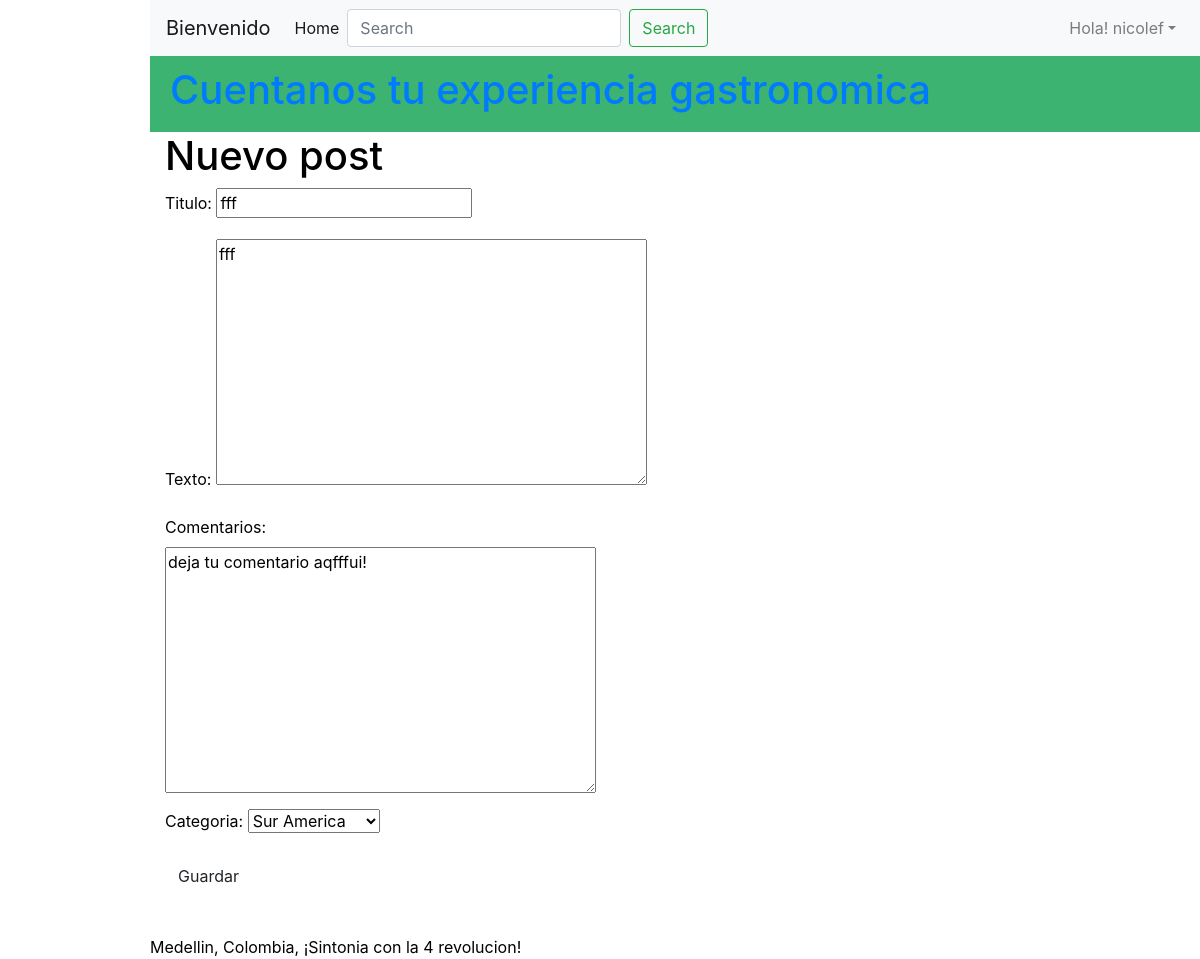
The app's page /blog/post/5/edit/ (signed in) with its own data.
### restaurante/models.py (models this page shows, shortened)
class PostRestaurant(models.Model):
    autor = models.ForeignKey(User, related_name='blog_restaurante', on_delete=models.PROTECT)
    titulo = models.CharField(max_length=200)
    texto = models.TextField()
    fecha_creacion = models.DateTimeField(
            default=timezone.now)
    fecha_publicado = models.DateTimeField(
            blank=True, null=True)
    categoria = models.CharField(max_length=50, choices=TIPO_OPCIONES, default=SUR_AMERICA)
    tags = models.CharField(max_length=100, null=True, blank=True)
    comentarios = models.TextField(max_length=500, default='deja tu comentario aqui!')
    likes = models.ManyToManyField(User, related_name='likes', blank=True)

### restaurante/views.py (the view)
# urls.py: path('post/<int:pk>/edit/', views.post_edit, name='post_edit'),
@login_required()
def post_edit(request, pk):
    user = request.user
    post = get_object_or_404(PostRestaurant, pk=pk)
    if user == post.autor:
        if request.method == "POST":
            form = RestauranteForm(request.POST, instance=post)
            if form.is_valid():
                post = form.save(commit=False)
                post.autor = request.user
                post.fecha_publicado = timezone.now()
                post.save()
                return redirect('restaurante:post_detail', pk=post.pk)
        else:
            form = RestauranteForm(instance=post)
        return render(request, 'restaurante/post_edit.html', {'form': form})
    else:
        return redirect('restaurante:post_restaurant')

### restaurante/forms.py
class RestauranteForm(forms.ModelForm):
    class Meta:
        model = PostRestaurant
        fields = ('titulo', 'texto','comentarios','categoria')

### restaurante/templates/restaurante/post_edit.html
{% extends 'restaurante/base.html' %}
{% block content %}
    <h1>Nuevo post</h1>
    <form method="POST" class="post-form">{% csrf_token %}
        {{ form.as_p }}
        <button type="submit" class="btn btn-oulined-success">Guardar</button>
    </form>
{% endblock %}

### restaurante/templates/restaurante/navbar.html (shortened to what this page needs)
 <nav class="navbar navbar-expand-lg navbar-light bg-light">
  <a class="navbar-brand" href="#">Bienvenido</a>
    <div class="collapse navbar-collapse" id="navbarSupportedContent">
      <ul class="navbar-nav mr-auto">
        <li class="nav-item active">
          <a class="nav-link" href="{% url 'restaurante:post_restaurant' %}">Home <span class="sr-only">(current)</span></a>
        </li>
        <form class="form-inline my-2 my-lg-0">
            <input class="form-control mr-sm-2" type="search" placeholder="Search" aria-label="Search">
            <button class="btn btn-outline-success my-2 my-sm-0" type="submit">Search</button>
        </form>
      </ul>
      <ul class="navbar-nav">
        {% if request.user.is_authenticated %}
        <li class="nav-item dropdown">
          <a class="nav-link dropdown-toggle" href="#" id="navbarDropdown" role="button" data-toggle="dropdown" aria-haspopup="true" aria-expanded="false">Hola!  {{ request.user }}</a>
        {% endif %}
      </ul>
    </div>
</nav>

### restaurante/static/css/style.css (style rules this page uses)
body { padding-left: 150px; color: #000000; }

### records on screen
PostRestaurant: titulo "fff", texto "fff", comentarios "deja tu comentario aqfffui!", categoria "Sur America"

### other values on screen
{{ request.user }} "nicolef"
